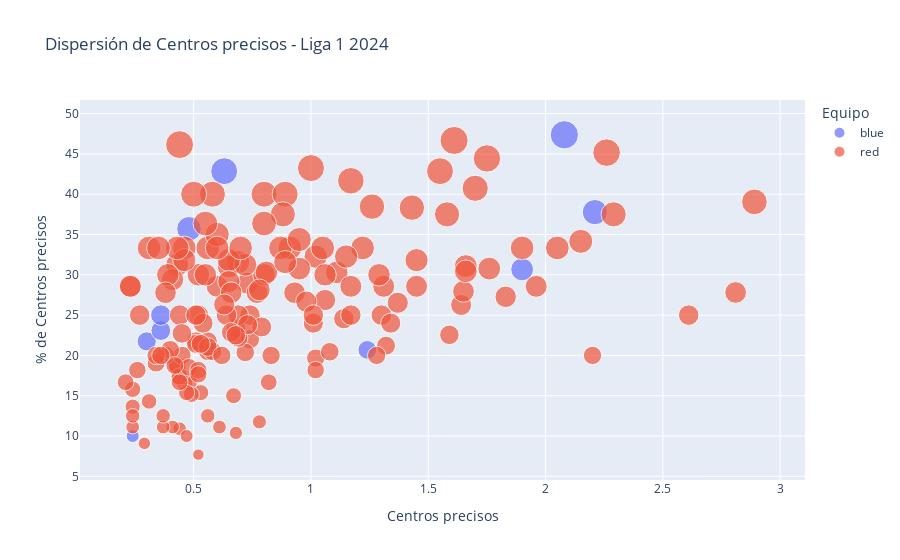

Source (notebook cell):
### Code cell
df_combined = df_oponentes_per90_incluyendo_alianza

df_combined = df_combined[(df_combined['Posicion'] == 'D') | (df_combined['Posicion'] == 'M') | (df_combined['Posicion'] == 'F')]
df_combined = df_combined[(df_combined['accurateCrossesPercentage'] < 50) & (df_combined['accurateCrosses'] > 0.2) & (df_combined['touches'] > 3)]

# Crear una columna para el color según el equipo
df_combined['color'] = df_combined['team'].apply(lambda x: 'blue' if x == 'Alianza Lima' else 'red')

# Crear el gráfico de dispersión
fig = px.scatter(df_combined, y='accurateCrossesPercentage', x='accurateCrosses', color='color',
                 size='accurateCrossesPercentage', hover_data=['player', 'team'],
                 title='Dispersión de Centros precisos - Liga 1 2024',
                 labels={'accurateCrossesPercentage': '% de Centros precisos', 'accurateCrosses': 'Centros precisos'})

# Actualizar el esquema de colores para que solo muestre azul y rojo
fig.update_traces(marker=dict(colorscale=[[0, 'red'], [1, 'darkblue']]))

# Personalizar los ejes y el diseño
fig.update_layout(xaxis_title='Centros precisos', yaxis_title='% de Centros precisos',
                  legend_title_text='Equipo')

# Mostrar el gráfico
fig.show()

### Figure 1 — Plotly figure (JSON) as saved in the notebook; plotly's stock layout.template omitted (floating-point values rounded to 4 significant figures; data arrays with more than 128 entries replaced by an {"elided": "..."} marker saying what was removed)
{"data": [{"customdata": [["Juan Freytes", "Alianza Lima"], ["Marco Huaman", "Alianza Lima"], ["Ricardo Lagos", "Alianza Lima"], ["Sebastián Rodríguez", "Alianza Lima"], ["Gabriel Costa", "Alianza Lima"], ["Catriel Cabellos", "Alianza Lima"], ["Kevin Serna", "Alianza Lima"], ["Christian Neira", "Alianza Lima"], ["Jhamir D'Arrigo", "Alianza Lima"], ["Jeriel De Santis", "Alianza Lima"]], "hovertemplate": "color=blue<br>Centros precisos=%{x}<br>% de Centros precisos=%{marker.size}<br>player=%{customdata[0]}<br>team=%{customdata[1]}<extra></extra>", "legendgroup": "blue", "marker": {"color": "#636efa", "colorscale": [[0, "red"], [1, "darkblue"]], "size": [21.74, 10, 20.69, 37.78, 47.37, 35.71, 30.67, 42.86, 23.08, 25], "sizemode": "area", "sizeref": 0.1184, "symbol": "circle"}, "mode": "markers", "name": "blue", "orientation": "v", "showlegend": true, "type": "scatter", "x": [0.3, 0.24, 1.24, 2.21, 2.08, 0.48, 1.9, 0.63, 0.36, 0.36], "xaxis": "x", "y": [21.74, 10, 20.69, 37.78, 47.37, 35.71, 30.67, 42.86, 23.08, 25], "yaxis": "y"}, {"customdata": {"elided": "161x2 str values"}, "hovertemplate": "color=red<br>Centros precisos=%{x}<br>% de Centros precisos=%{marker.size}<br>player=%{customdata[0]}<br>team=%{customdata[1]}<extra></extra>", "legendgroup": "red", "marker": {"color": "#EF553B", "colorscale": [[0, "red"], [1, "darkblue"]], "size": {"elided": "161 float values"}, "sizemode": "area", "sizeref": 0.1184, "symbol": "circle"}, "mode": "markers", "name": "red", "orientation": "v", "showlegend": true, "type": "scatter", "x": {"elided": "161 float values"}, "xaxis": "x", "y": {"elided": "161 float values"}, "yaxis": "y"}], "layout": {"legend": {"itemsizing": "constant", "title": {"text": "Equipo"}, "tracegroupgap": 0}, "title": {"text": "Dispersión de Centros precisos - Liga 1 2024"}, "xaxis": {"anchor": "y", "domain": [0, 1], "title": {"text": "Centros precisos"}}, "yaxis": {"anchor": "x", "domain": [0, 1], "title": {"text": "% de Centros precisos"}}}}
